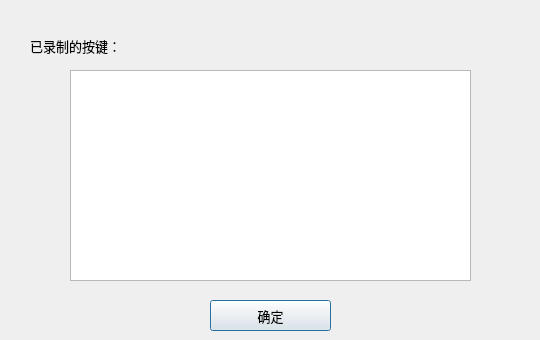
<?xml version="1.0" encoding="UTF-8"?>
<ui version="4.0">
 <class>showKeyandInterval</class>
 <widget class="QDialog" name="showKeyandInterval">
  <property name="geometry">
   <rect>
    <x>0</x>
    <y>0</y>
    <width>540</width>
    <height>340</height>
   </rect>
  </property>
  <property name="windowTitle">
   <string>Dialog</string>
  </property>
  <widget class="QLabel" name="label">
   <property name="geometry">
    <rect>
     <x>30</x>
     <y>20</y>
     <width>121</width>
     <height>51</height>
    </rect>
   </property>
   <property name="font">
    <font>
     <family>Agency FB</family>
     <pointsize>10</pointsize>
    </font>
   </property>
   <property name="text">
    <string>已录制的按键：</string>
   </property>
  </widget>
  <widget class="QPushButton" name="completeButton">
   <property name="geometry">
    <rect>
     <x>210</x>
     <y>300</y>
     <width>121</width>
     <height>31</height>
    </rect>
   </property>
   <property name="font">
    <font>
     <family>Agency FB</family>
     <pointsize>10</pointsize>
    </font>
   </property>
   <property name="text">
    <string>确定</string>
   </property>
  </widget>
  <widget class="QTextEdit" name="keyEdit">
   <property name="geometry">
    <rect>
     <x>70</x>
     <y>70</y>
     <width>401</width>
     <height>211</height>
    </rect>
   </property>
  </widget>
 </widget>
 <resources/>
 <connections/>
</ui>
